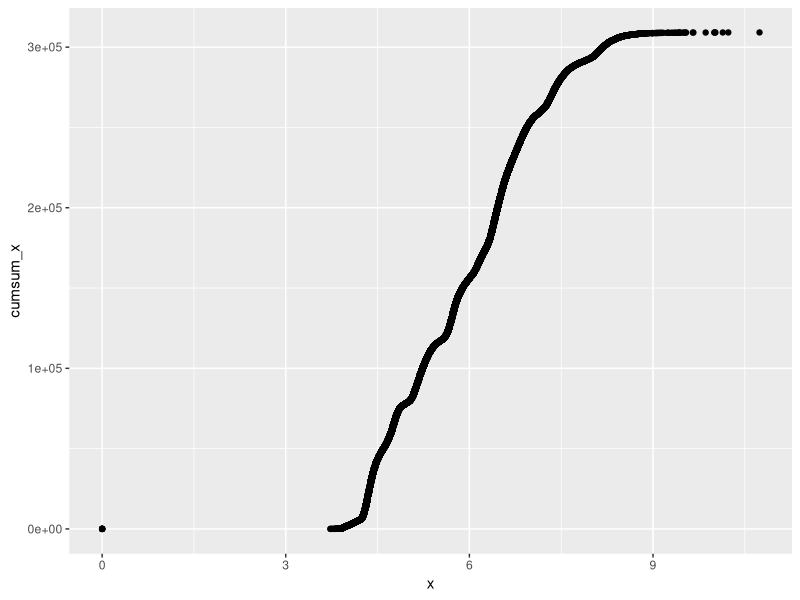
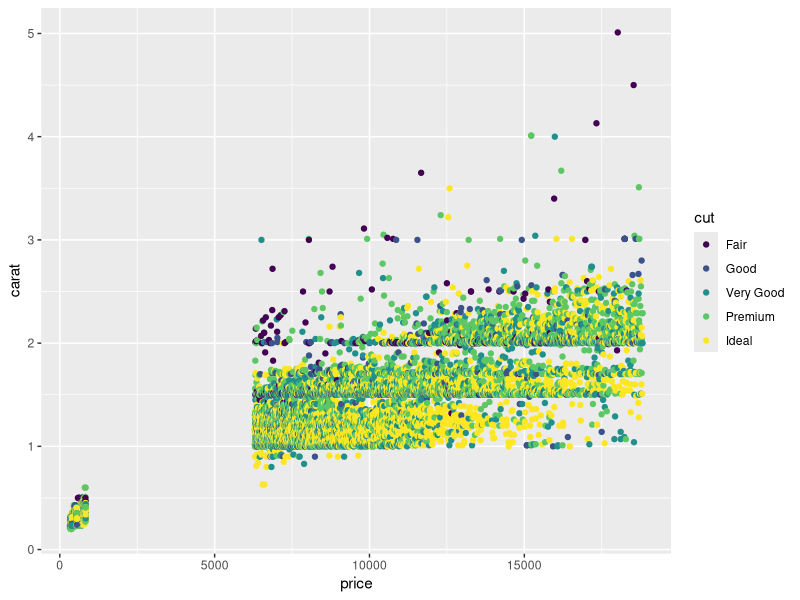
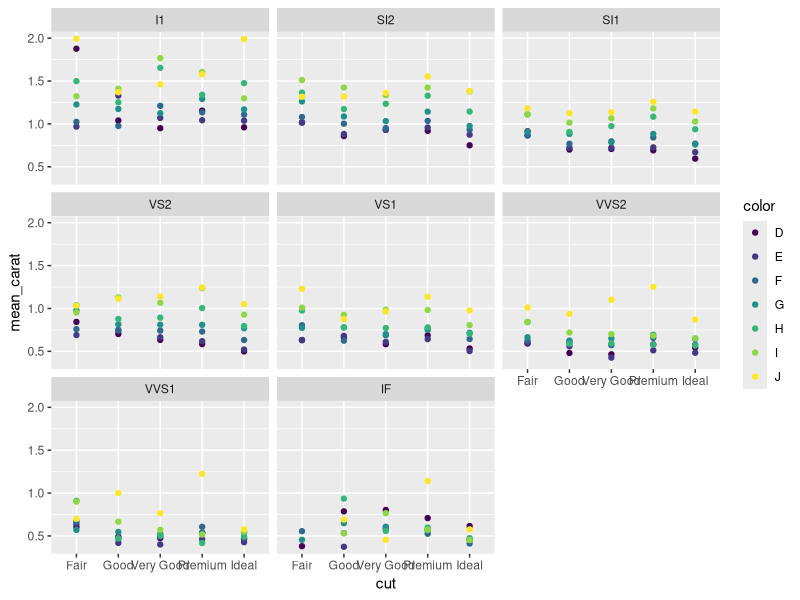

Write R code to recreate these figures, in order.
require(tidyr)
require(dplyr)
require(ggplot2)

tbl_df(diamonds)
View(diamonds)

# dplyr::select
select(diamonds, cut, clarity) %>% tbl_df # Equivalent SQL: dplyr::select cut, clarity from diamonds;
diamonds %>% dplyr::select(cut, clarity) %>% tbl_df
diamonds %>% dplyr::select(., cut, clarity) %>% tbl_df
diamonds %>% dplyr::select(color:price) %>% tbl_df # Equivalent SQL: none
diamonds %>% dplyr::select(-cut, -clarity) %>% tbl_df # Equivalent SQL: none
x <- diamonds %>% dplyr::select(cut, clarity) %>% tbl_df
x

# dplyr::filter
diamonds %>% dplyr::select(cut, clarity) %>% dplyr::filter(cut == "Good") %>% tbl_df # Equivalent SQL: dplyr::select cut, clarity from diamonds where cut = 'Good';
diamonds %>% dplyr::select(cut, clarity) %>% dplyr::filter(cut %in% c("Good", "Fair")) %>% tbl_df # Equivalent SQL: dplyr::select cut, clarity from diamonds where cut in ('Good', 'Fair');# or Equivalent SQL:  dplyr::select cut, clarity from diamonds where cut = 'Good' or cut = 'Fair';
diamonds %>% dplyr::select(cut, clarity) %>% dplyr::filter(cut %in% c("Good", "Fair"), clarity == "VS1") %>% tbl_df # Equivalent SQL:  dplyr::select cut, clarity from diamonds where (cut = 'Good' or cut = 'Fair') and clarity = 'VS1';
diamonds %>% dplyr::select(cut, clarity) %>% dplyr::filter(cut %in% c("Good", "Fair"), clarity == "VS1" | is.na(cut)) %>% tbl_df # Equivalent SQL:  dplyr::select cut, clarity from diamonds where ((cut = 'Good' or cut = 'Fair') and clarity = 'VS1') or cut is null;
# diamonds %>% dplyr::select(cut, clarity) %>% dplyr::filter(carat > 2) %>% tbl_df # This will give an error
# Equivalent SQL:  dplyr::select cut, clarity  from diamonds  where carat > 2;
diamonds %>% dplyr::filter(carat > 2) %>% dplyr::select(cut, clarity) %>% tbl_df # This does not give an error.
diamonds %>% dplyr::select(carat, clarity) %>% dplyr::filter(carat > 2) %>% tbl_df # Equivalent SQL:  dplyr::select carat, clarity  from diamonds  where carat > 2;

# dplyr::arrange
data.frame(x=c(1,1,1,2,2), y=c(5:1), z=(1:5)) %>% dplyr::arrange(desc(x)) %>% tbl_df
data.frame(x=c(1,1,1,2,2), y=c(5:1), z=(1:5)) %>% dplyr::arrange(desc(x), y) %>% tbl_df
diamonds %>% dplyr::arrange(carat) %>% tbl_df # Equivalent SQL:  dplyr::select * from diamonds order by carat;
diamonds %>% dplyr::arrange(desc(carat)) %>% tbl_df # Equivalent SQL:select * from diamonds order by carat desc;

# dplyr::rename
diamonds %>% dplyr::rename(tbl= table) %>% tbl_df # Equivalent: dplyr::select tbl as "table" from diamonds;

# dplyr::mutate
diamonds %>% dplyr::select(cut, clarity, x, y, z) %>% dplyr::filter(cut %in% c("Good", "Fair"), clarity == "VS1" | is.na(cut)) %>% dplyr::mutate(sum = x+y+z) %>% tbl_df # Equivalent: dplyr::select cut, clarity, x, y, z, x+y+z as sum from diamonds where ((cut = 'Good' or cut = 'Fair') and clarity = 'VS1') or cut is null
ndf <- diamonds %>% dplyr::select(cut, clarity, x, y, z) %>% dplyr::filter(cut %in% c("Good", "Fair"), clarity == "VS1" | is.na(cut)) %>% dplyr::mutate(sum = x+y+z) %>% tbl_df
ndf

# Useful dplyr::mutate functions:
    # diamonds$ID<-seq.int(nrow(diamonds)) # Add a sequince number column
    # pmin(), pmax() Parallel, Element-wise min and max
    # cummin(), cummax() Cumulative min and max
    # cumsum(), cumprod() Cumulative sum and product
  # Windowing functions
    # between() Are values between a and b?
    # cume_dist() Cumulative distribution of values
    # cumall(), cumany() Cumulative all and any
    # cummean() Cumulative mean
    # lead(), lag() Copy with values one position
    # ntile() Bin vector into n buckets
    # dense_rank(), min_rank(),
    # percent_rank(), row_number() Various ranking methods

pmin(1:5, 5:1) # Pairwise min
diamonds %>% dplyr::mutate(minxy = pmin(x,y)) %>% tbl_df
pmax(1:5, 5:1) # Pairwise max
c(1,1,2,0,4,3,5) %>% cummin()
diamonds %>% dplyr::mutate(cummin_x = cummin(x)) %>% tbl_df
c(1,1,2,5,4,3,5) %>% cummax()
c(1,1,2,3,4,3,5) %>% cumsum()
diamonds %>% dplyr::arrange(x) %>% dplyr::mutate(cumsum_x = cumsum(x)) %>% ggplot(aes(x = x, y = cumsum_x)) + geom_point()
c(1,1,2,3,4,3,5) %>% cumprod()
c(1,1,2,3,4,3,5) %>% between(2,4)
diamonds %>% dplyr::mutate(between_x = between(x,4,4.1)) %>% tbl_df
c(1:5) %>% cummean()
c(1:5) %>% lead()
c(1:5) %>% lead(2)
c(1:5) %>% lead() - c(1:5)
diamonds %>% dplyr::mutate(lead_z = lead(z)-z) %>% tbl_df
c(1:5) %>% lag()
c(1:5) %>% lag() - c(1:5)
diamonds %>% dplyr::mutate(lag_z = z-lag(z)) %>% tbl_df
c(1:10)
c(1:10) %>% ntile(4) # bucket edges are rounded
diamonds %>% dplyr::mutate(ntile_z = ntile(z,100)) %>% dplyr::arrange(desc(ntile_z)) %>% tbl_df
diamonds %>% dplyr::mutate(ntile_z = ntile(z,100)) %>% group_by(ntile_z) %>% dplyr::summarise(n=n()) %>% tbl_df

c(1,1,2,5,4,3,5) %>% cume_dist()
c(1:5) %>% cume_dist()
c(1,1:5) %>% cume_dist()
# c(TRUE, TRUE, FALSE, FALSE, TRUE) %>% cumall()
# c(FALSE, TRUE, FALSE, FALSE, TRUE) %>% cumany()
# Now let's try them in the dplyr::mutate function
 dd <- diamonds %>% dplyr::mutate(price_percent = cume_dist(price)) %>% dplyr::arrange(desc(price_percent)) %>% tbl_df # Equivalent SQL: 
# dplyr::select d.*, cume_dist() OVER (order by price) cume_dist from diamonds d order by 11 desc;
# dplyr::select d.*, cume_dist() OVER (PARTITION BY cut order by price) cume_dist from (select * from diamonds where rownum < 100) d order by cut desc, 11 desc;
# Can also try rank(), last_value, nth_value

bottom20_diamonds <- diamonds %>% dplyr::mutate(price_percent = cume_dist(price)) %>% dplyr::filter(price_percent <= .20) %>% dplyr::arrange(desc(price_percent)) %>% tbl_df
diamonds %>% dplyr::mutate(price_percent = cume_dist(price)) %>% dplyr::filter(price_percent >= .80) %>% dplyr::arrange(desc(price_percent)) %>% tbl_df
top20_diamonds <- diamonds %>% dplyr::mutate(price_percent = cume_dist(price)) %>% dplyr::filter(price_percent >= .80) %>% dplyr::arrange(desc(price_percent)) %>% tbl_df
diamonds %>% dplyr::mutate(price_percent = cume_dist(price)) %>% dplyr::filter(price_percent <= .20 | price_percent >= .80) %>% ggplot(aes(x = price, y = carat, color = cut)) + geom_point()

# summarize (summarise)
diamonds %>% summarize(max_price = max(price)) # Equivalent SQL:select max(price) as max_price from diamonds;
diamonds %>% summarize(mean = mean(x), sum = sum(x,y,z), n = n()) # Equivalent SQL:select avg(x) as avg, sum(x)+sum(y)+sum(z) as sum, count(*) as n from diamonds;
# Useful Summary functions:
# min(), max() Minimum and maximum values
# mean() Mean value
# median() Median value
# sum() Sum of values
# var, sd() Variance and standard deviation of a vector
# first() First value in a vector
# last() Last value in a vector
# nth() Nth value in a vector
# n() The number of values in a vector
# n_distinct() The number of distinct values in a vector

# group_by
d <- diamonds %>% group_by(cut,color) %>% dplyr::summarise(n = n()) %>% dplyr::arrange(n) %>% tbl_df # Equivalent SQL: dplyr::select cut, color, count(*) n from diamonds group by cut, color order by n;
diamonds %>% group_by(cut,color) %>% dplyr::summarise(mean = mean(x), sum = sum(x,y,z), n = n())
diamonds %>% group_by(cut,color) %>% dplyr::summarise(mean = mean(x), sum = sum(x,y,z), n = n()) %>% ungroup %>% summarize(sum(n))

diamonds %>% group_by(cut,color) %>% dplyr::summarise(mean = mean(x), sum = sum(x,y,z), n = n()) %>% dplyr::arrange(n)
diamonds %>% group_by(cut,color) %>% dplyr::summarise(mean = mean(x), sum = sum(x,y,z), n = n()) %>% dplyr::arrange(desc(n), cut, color)

diamonds %>% group_by(cut, color, clarity) %>% dplyr::summarise(mean_carat = mean(carat)) %>% ggplot(aes(x=cut, y=mean_carat, color=color)) + geom_point() + facet_wrap(~clarity)

# reshaping - see 00 Overview/Overview.R
require(tidyr)
diamonds$ID<-seq.int(nrow(diamonds))
head(diamonds) 
head(diamonds) %>% dplyr::select(ID, cut, color) %>% tidyr::gather(variable, value, -ID) %>% tbl_df
# head(diamonds) %>% dplyr::select(ID, cut, color) %>% tidyr::gather(variable, value, -ID) %>% tidyr::gather(variable, value) %>% spread(variable, value) %>% tbl_df

